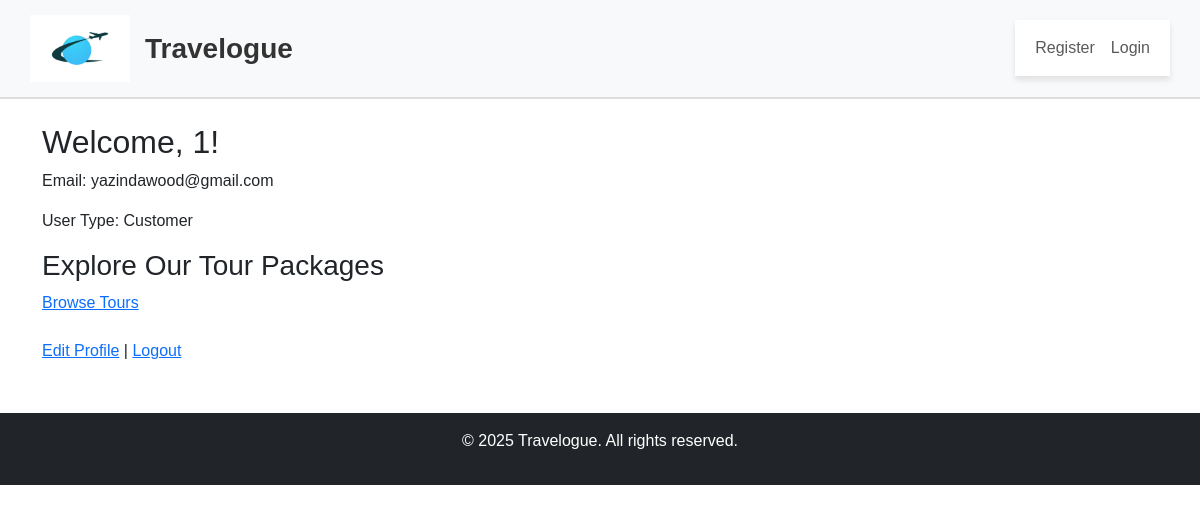
/accounts/dashboard/ (signed in), run on the app's committed database.
### apps/accounts/models.py (models this page shows, shortened)
class CustomUser(AbstractUser):
    username = None
    full_name = models.CharField(max_length=255, default='', blank=True)
    email = models.EmailField(unique=True)
    full_name = models.CharField(max_length=100)
    USER_TYPE_CHOICES = [
        ('admin', 'Admin'),
        ('vendor', 'Vendor'),
        ('customer', 'Customer'),
    ]
    user_type = models.CharField(max_length=10, choices=USER_TYPE_CHOICES)
    USERNAME_FIELD = 'email'
    REQUIRED_FIELDS = ['full_name', 'user_type']

### apps/accounts/views.py (the view)
# urls.py: path("dashboard/", views.user_dashboard, name="user_dashboard"),
@login_required
def user_dashboard(request):
    return render(request, "accounts/dashboard.html")

### apps/accounts/templates/accounts/dashboard.html (shortened to what this page needs)
{% extends 'base.html' %}
{% block content %}
    <h2>Welcome, {{ user.full_name|default:user.email }}!</h2>
    <p>Email: {{ user.email }}</p>
    <p>User Type: {{ user.get_user_type_display }}</p>
    {% if user.user_type == "customer" %}
        <h3>Explore Our Tour Packages</h3>
        <a href="{% url 'tours:tours_list' %}">Browse Tours</a>
    {% elif user.user_type == "vendor" %}
        <h3>Manage Your Tour Packages</h3>
        <a href="{% url 'accounts:vendor_dashboard' %}">Go to Vendor Dashboard</a>
    {% endif %}
    <br><br>
    <a href="{% url 'accounts:edit_profile' %}">Edit Profile</a> |
    <a href="{% url 'accounts:user_logout' %}">Logout</a>
{% endblock %}

### static/css/style.css (style rules this page uses)
body { font-family: Arial, sans-serif; }

### data on the page
CustomUser: full_name "1", email "yazindawood@gmail.com", user_type "Customer"
